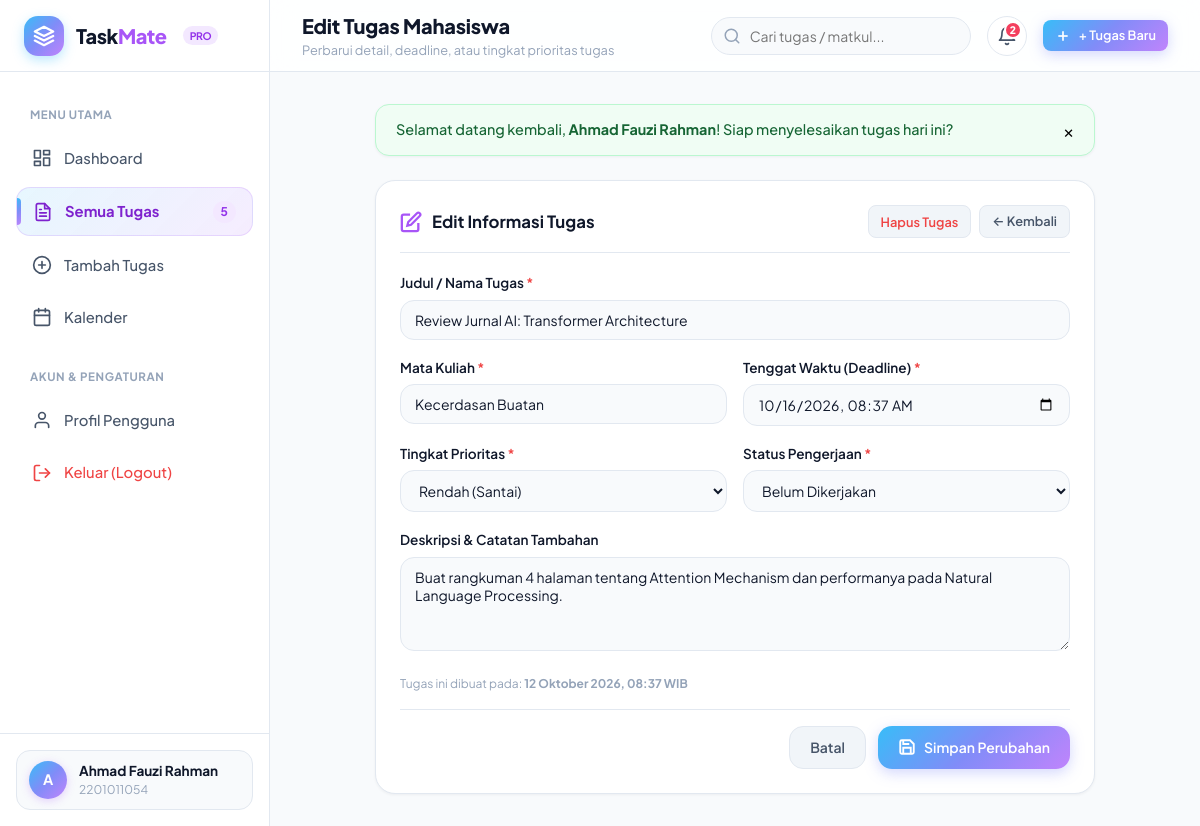
The app's page /task-edit.php?id=3 (signed in) with its own data.
### tables this page shows
CREATE TABLE IF NOT EXISTS `users` (
  `id` INT AUTO_INCREMENT PRIMARY KEY,
  `nama` VARCHAR(100) NOT NULL,
  `email` VARCHAR(100) NOT NULL UNIQUE,
  `password` VARCHAR(255) NOT NULL,
  `nim` VARCHAR(30) DEFAULT NULL,
  `universitas` VARCHAR(100) DEFAULT 'Universitas Indonesia',
  `jurusan` VARCHAR(100) DEFAULT 'Teknik Informatika',
  `foto_profil` VARCHAR(255) DEFAULT 'default-avatar.png',
  `created_at` DATETIME DEFAULT CURRENT_TIMESTAMP,
  `updated_at` DATETIME DEFAULT CURRENT_TIMESTAMP ON UPDATE CURRENT_TIMESTAMP
);

CREATE TABLE IF NOT EXISTS `tasks` (
  `id` INT AUTO_INCREMENT PRIMARY KEY,
  `user_id` INT NOT NULL,
  `judul` VARCHAR(200) NOT NULL,
  `mata_kuliah` VARCHAR(100) NOT NULL,
  `deskripsi` TEXT DEFAULT NULL,
  `deadline` DATETIME NOT NULL,
  `prioritas` ENUM('Rendah', 'Sedang', 'Tinggi') NOT NULL DEFAULT 'Sedang',
  `status` ENUM('Belum Dikerjakan', 'Sedang Dikerjakan', 'Selesai') NOT NULL DEFAULT 'Belum Dikerjakan',
  `created_at` DATETIME DEFAULT CURRENT_TIMESTAMP,
  `updated_at` DATETIME DEFAULT CURRENT_TIMESTAMP ON UPDATE CURRENT_TIMESTAMP,
  CONSTRAINT `fk_tasks_users` FOREIGN KEY (`user_id`) REFERENCES `users` (`id`) ON DELETE CASCADE
);

### includes/task_functions.php (called while the page is built, shortened)
<?php
require_once __DIR__ . '/../config/config.php';
function get_task_statistics(int $userId): array {
    $pdo = Database::getConnection();
    $now = date('Y-m-d H:i:s');
    $in3Days = date('Y-m-d H:i:s', strtotime('+3 days'));
    $stmt = $pdo->prepare("SELECT
        COUNT(*) as total,
        COALESCE(SUM(CASE WHEN status = 'Belum Dikerjakan' THEN 1 ELSE 0 END), 0) as belum_dikerjakan,
        COALESCE(SUM(CASE WHEN status = 'Sedang Dikerjakan' THEN 1 ELSE 0 END), 0) as sedang_dikerjakan,
        COALESCE(SUM(CASE WHEN status = 'Selesai' THEN 1 ELSE 0 END), 0) as selesai,
        COALESCE(SUM(CASE WHEN status != 'Selesai' AND deadline < ? THEN 1 ELSE 0 END), 0) as terlambat,
        COALESCE(SUM(CASE WHEN status != 'Selesai' AND deadline >= ? AND deadline <= ? THEN 1 ELSE 0 END), 0) as mendekati_deadline
    FROM tasks WHERE user_id = ?");
    $stmt->execute([$now, $now, $in3Days, $userId]);
    $stats = $stmt->fetch();
    $total = (int)($stats['total'] ?? 0);
    $selesai = (int)($stats['selesai'] ?? 0);
    $persen = $total > 0 ? (int)round(($selesai / $total) * 100) : 0;
    return [
        'total' => $total,
        'belum_dikerjakan' => (int)($stats['belum_dikerjakan'] ?? 0),
        'sedang_dikerjakan' => (int)($stats['sedang_dikerjakan'] ?? 0),
        'selesai' => $selesai,
        'terlambat' => (int)($stats['terlambat'] ?? 0),
        'mendekati_deadline' => (int)($stats['mendekati_deadline'] ?? 0),
        'persentase_selesai' => $persen
    ];
}
function get_task_by_id(int $taskId, int $userId): ?array {
    $pdo = Database::getConnection();
    $stmt = $pdo->prepare("SELECT * FROM tasks WHERE id = ? AND user_id = ?");
    $stmt->execute([$taskId, $userId]);
    $task = $stmt->fetch();
    return $task ?: null;
}
function get_deadline_notifications(int $userId): array {
    $pdo = Database::getConnection();
    $in48h = date('Y-m-d H:i:s', strtotime('+48 hours'));
    $stmt = $pdo->prepare("SELECT id, judul, mata_kuliah, deadline, prioritas, status
                           FROM tasks
                           WHERE user_id = ? AND status != 'Selesai' AND deadline <= ?
                           ORDER BY deadline ASC
                           LIMIT 10");
    $stmt->execute([$userId, $in48h]);
    $tasks = $stmt->fetchAll();
    $notifications = [];
    foreach ($tasks as $t) {
        $info = get_deadline_info($t['deadline'], $t['status']);
        $notifications[] = [
            'id' => $t['id'],
            'judul' => $t['judul'],
            'mata_kuliah' => $t['mata_kuliah'],
            'deadline' => $t['deadline'],
            'info_text' => $info['text'],
            'is_overdue' => $info['is_overdue'],
            'prioritas' => $t['prioritas']
        ];
    }
    return $notifications;
}

### includes/auth.php (called while the page is built, shortened)
<?php
require_once __DIR__ . '/../config/config.php';
function current_user(): ?array {
    try {
        $pdo = Database::getConnection();
        $stmt = $pdo->prepare("SELECT id, nama, email, nim, universitas, jurusan, foto_profil, created_at FROM users WHERE id = ?");
        $stmt->execute([$_SESSION['user_id']]);
        $user = $stmt->fetch();
        return $user;
    } catch (Throwable $e) {
        return null;
    }
}

### config/config.php (called while the page is built, shortened)
<?php
function get_flash(): ?array {
    if (isset($_SESSION['flash'])) {
        $flash = $_SESSION['flash'];
        return $flash;
    }
    return null;
}
function format_indo_date(?string $datetime, bool $withTime = true): string {
    $timestamp = strtotime($datetime);
    $months = [
        1 => 'Januari', 2 => 'Februari', 3 => 'Maret', 4 => 'April',
        5 => 'Mei', 6 => 'Juni', 7 => 'Juli', 8 => 'Agustus',
        9 => 'September', 10 => 'Oktober', 11 => 'November', 12 => 'Desember'
    ];
    $day = date('d', $timestamp);
    $month = $months[(int)date('m', $timestamp)];
    $year = date('Y', $timestamp);
    if ($withTime) {
        $time = date('H:i', $timestamp);
        return "{$day} {$month} {$year}, {$time} WIB";
    }
    return "{$day} {$month} {$year}";
}

### task-edit.php (the view, shortened to what this page needs)
<?php
require_once __DIR__ . '/includes/auth.php';
require_once __DIR__ . '/includes/task_functions.php';
$user = current_user();
$taskId = (int)($_GET['id'] ?? 0);
$task = get_task_by_id($taskId, $user['id']);
$activeNav = 'tasks';
$judul = $task['judul'];
$mata_kuliah = $task['mata_kuliah'];
$deskripsi = $task['deskripsi'];
$deadline = date('Y-m-d\TH:i', strtotime($task['deadline']));
$prioritas = $task['prioritas'];
$status = $task['status'];
$flash = get_flash();
require_once __DIR__ . '/includes/header.php';
require_once __DIR__ . '/includes/sidebar.php';
?>
<div class="main-wrapper">
    <?php require_once __DIR__ . '/includes/navbar.php'; ?>
    <main class="content-body">
        <div style="max-width: 720px; margin: 0 auto;">
            <?php if ($flash): ?>
                <div class="alert alert-<?= $flash['type'] ?>">
                    <div><?= $flash['message'] ?></div>
                    <button type="button" style="background:none;border:none;cursor:pointer;font-size:1.1rem;" onclick="this.parentElement.remove()">&times;</button>
                </div>
            <?php endif; ?>
            <div class="panel-card">
                <div class="panel-header">
                    <div class="panel-title">
                        <svg width="22" height="22" viewBox="0 0 24 24" fill="none" stroke="var(--pastel-purple-500)" stroke-width="2.5">
                            <path d="M11 4H4a2 2 0 0 0-2 2v14a2 2 0 0 0 2 2h14a2 2 0 0 0 2-2v-7"></path>
                            <path d="M18.5 2.5a2.121 2.121 0 0 1 3 3L12 15l-4 1 1-4 9.5-9.5z"></path>
                        </svg>
                        <span>Edit Informasi Tugas</span>
                    </div>
                    <div style="display:flex;gap:8px;">
                        <button type="button" class="btn btn-secondary btn-sm" style="color:#ef4444;" onclick="confirmDeleteTask(<?= $task['id'] ?>, '<?= addslashes(htmlspecialchars($task['judul'])) ?>')">
                            Hapus Tugas
                        </button>
                        <a href="tasks.php" class="btn btn-secondary btn-sm">&larr; Kembali</a>
                    </div>
                </div>
                <form action="task-edit.php?id=<?= $taskId ?>" method="POST">
                    <div class="form-group">
                        <label class="form-label" for="judul">Judul / Nama Tugas <span class="required">*</span></label>
                        <input type="text" id="judul" name="judul" class="form-control" value="<?= htmlspecialchars($judul) ?>" required>
                    </div>
                    <div class="form-row">
                        <div class="form-group">
                            <label class="form-label" for="mata_kuliah">Mata Kuliah <span class="required">*</span></label>
                            <input type="text" id="mata_kuliah" name="mata_kuliah" class="form-control" value="<?= htmlspecialchars($mata_kuliah) ?>" required>
                        </div>
                        <div class="form-group">
                            <label class="form-label" for="deadline">Tenggat Waktu (Deadline) <span class="required">*</span></label>
                            <input type="datetime-local" id="deadline" name="deadline" class="form-control" value="<?= htmlspecialchars($deadline) ?>" required>
                        </div>
                    </div>
                    <div class="form-row">
                        <div class="form-group">
                            <label class="form-label" for="prioritas">Tingkat Prioritas <span class="required">*</span></label>
                            <select id="prioritas" name="prioritas" class="form-select" required>
                                <option value="Rendah" <?= $prioritas === 'Rendah' ? 'selected' : '' ?>>Rendah (Santai)</option>
                            </select>
                        </div>
                        <div class="form-group">
                            <label class="form-label" for="status">Status Pengerjaan <span class="required">*</span></label>
                            <select id="status" name="status" class="form-select" required>
                                <option value="Belum Dikerjakan" <?= $status === 'Belum Dikerjakan' ? 'selected' : '' ?>>Belum Dikerjakan</option>
                            </select>
                        </div>
                    </div>
                    <div class="form-group">
                        <label class="form-label" for="deskripsi">Deskripsi & Catatan Tambahan</label>
                        <textarea id="deskripsi" name="deskripsi" class="form-control" rows="4"><?= htmlspecialchars($deskripsi) ?></textarea>
                    </div>
                    <div style="font-size:0.75rem;color:var(--text-muted);margin-bottom:16px;">
                        Tugas ini dibuat pada: <strong><?= format_indo_date($task['created_at']) ?></strong>
                    </div>
                    <div style="display:flex;justify-content:flex-end;gap:12px;padding-top:16px;border-top:1px solid var(--border-light);">
                        <a href="tasks.php" class="btn btn-secondary">Batal</a>
                        <button type="submit" class="btn btn-primary">
                            <svg width="18" height="18" viewBox="0 0 24 24" fill="none" stroke="currentColor" stroke-width="2.5">
                                <path d="M19 21H5a2 2 0 0 1-2-2V5a2 2 0 0 1 2-2h11l5 5v11a2 2 0 0 1-2 2z"></path>
                                <polyline points="17 21 17 13 7 13 7 21"></polyline>
                                <polyline points="7 3 7 8 15 8"></polyline>
                            </svg>
                            <span>Simpan Perubahan</span>
                        </button>
                    </div>
                </form>
            </div>
        </div>
    </main>
<?php require_once __DIR__ . '/includes/footer.php'; ?>

### includes/sidebar.php (shortened to what this page needs)
<?php
$user = current_user();
$activeNav = $activeNav ?? 'dashboard';
$sidebarStats = get_task_statistics($user['id']);
$pendingCount = $sidebarStats['belum_dikerjakan'] + $sidebarStats['sedang_dikerjakan'];
?>
<aside class="sidebar" id="sidebar">
    <div class="sidebar-header">
        <a href="dashboard.php" class="brand-logo">
            <div class="brand-icon-wrapper">
                <svg width="22" height="22" viewBox="0 0 24 24" fill="none" stroke="currentColor" stroke-width="2.5" stroke-linecap="round" stroke-linejoin="round">
                    <path d="M12 2L2 7l10 5 10-5-10-5z"></path>
                    <path d="M2 17l10 5 10-5"></path>
                    <path d="M2 12l10 5 10-5"></path>
                </svg>
            </div>
            <span>Task<span style="color:var(--pastel-purple-500)">Mate</span></span>
            <span class="brand-badge">PRO</span>
        </a>
    </div>
    <nav class="sidebar-nav">
        <div class="nav-section-title">Menu Utama</div>
        <a href="dashboard.php" class="nav-item <?= $activeNav === 'dashboard' ? 'active' : '' ?>">
            <span>Dashboard</span>
        </a>
        <a href="tasks.php" class="nav-item <?= $activeNav === 'tasks' ? 'active' : '' ?>">
            <span>Semua Tugas</span>
            <?php if ($pendingCount > 0): ?>
                <span class="badge-count"><?= $pendingCount ?></span>
            <?php endif; ?>
        </a>
        <a href="task-create.php" class="nav-item <?= $activeNav === 'task-create' ? 'active' : '' ?>">
            <svg width="20" height="20" viewBox="0 0 24 24" fill="none" stroke="currentColor" stroke-width="2" stroke-linecap="round" stroke-linejoin="round">
                <circle cx="12" cy="12" r="10"></circle>
                <line x1="12" y1="8" x2="12" y2="16"></line>
                <line x1="8" y1="12" x2="16" y2="12"></line>
            </svg>
            <span>Tambah Tugas</span>
        </a>
        <a href="calendar.php" class="nav-item <?= $activeNav === 'calendar' ? 'active' : '' ?>">
            <span>Kalender</span>
        </a>
        <div class="nav-section-title" style="margin-top:12px;">Akun & Pengaturan</div>
        <a href="profile.php" class="nav-item <?= $activeNav === 'profile' ? 'active' : '' ?>">
            <svg width="20" height="20" viewBox="0 0 24 24" fill="none" stroke="currentColor" stroke-width="2" stroke-linecap="round" stroke-linejoin="round">
                <path d="M20 21v-2a4 4 0 0 0-4-4H8a4 4 0 0 0-4 4v2"></path>
                <circle cx="12" cy="7" r="4"></circle>
            </svg>
            <span>Profil Pengguna</span>
        </a>
        <a href="logout.php" class="nav-item" style="color:#ef4444;" onclick="return confirm('Apakah Anda yakin ingin keluar dari sistem?');">
            <svg width="20" height="20" viewBox="0 0 24 24" fill="none" stroke="currentColor" stroke-width="2" stroke-linecap="round" stroke-linejoin="round">
                <path d="M9 21H5a2 2 0 0 1-2-2V5a2 2 0 0 1 2-2h4"></path>
                <polyline points="16 17 21 12 16 7"></polyline>
                <line x1="21" y1="12" x2="9" y2="12"></line>
            </svg>
            <span>Keluar (Logout)</span>
        </a>
    </nav>
    <div class="sidebar-footer">
        <a href="profile.php" class="user-mini-card">
            <div class="user-avatar">
                <?= strtoupper(substr($user['nama'], 0, 1)) ?>
            </div>
            <div class="user-mini-info">
                <div class="user-mini-name"><?= htmlspecialchars($user['nama']) ?></div>
                <div class="user-mini-sub"><?= htmlspecialchars($user['nim'] ?: 'Mahasiswa') ?></div>
            </div>
        </a>
    </div>
</aside>

### records on screen
users: nama "A", nama "Ahmad Fauzi Rahman", nim "2201011054"
tasks: judul "Review Jurnal AI: Transformer Architecture", mata_kuliah "Kecerdasan Buatan", prioritas "Rendah (Santai)", deskripsi "Buat rangkuman 4 halaman tentang Attention Mechanism dan performanya pada Natural Language Processing.", created_at "12 Oktober 2026, 08:37 WIB"
tasks: status "Belum Dikerjakan"

### other values on screen
$pendingCount "5"
$pageTitle "Edit Tugas Mahasiswa"
$pageSubtitle "Perbarui detail, deadline, atau tingkat prioritas tugas"
$notifCount "2"
$flash['message'] "Selamat datang kembali, Ahmad Fauzi Rahman ! Siap menyelesaikan tugas hari ini?"
